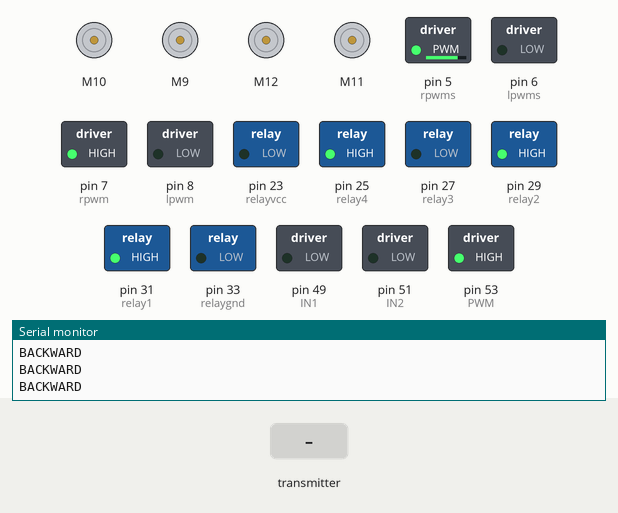
Recording of a sketch running on a simulated Arduino Mega 2560, built with avr-gcc and run on an emulated ATmega2560. On the bench: 4 × DC motor (green arrow = forward, orange = backward, longer = faster), switched loads named in the sketch (green lamp = pin HIGH), the last lines printed to the serial monitor. The test bench sets the inputs (shaded band).

Above: at 3.2 s.
3.3 s: the transmitter starts sending readChannel.5 = 1000
At 4.5 s:
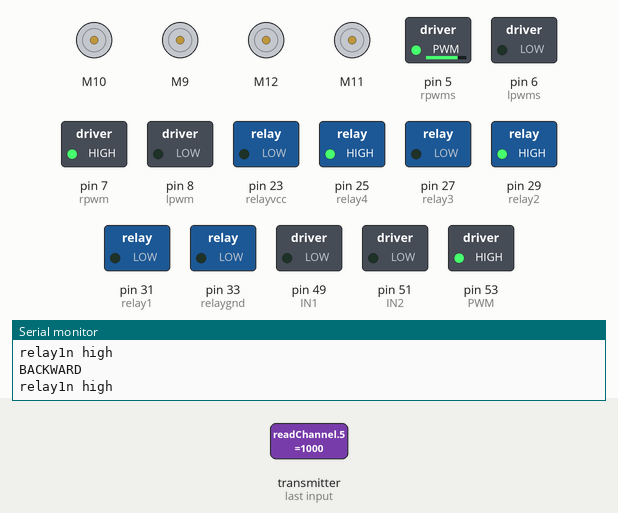
4.8 s: the transmitter starts sending readChannel.1 = 1000
At 5.4 s:
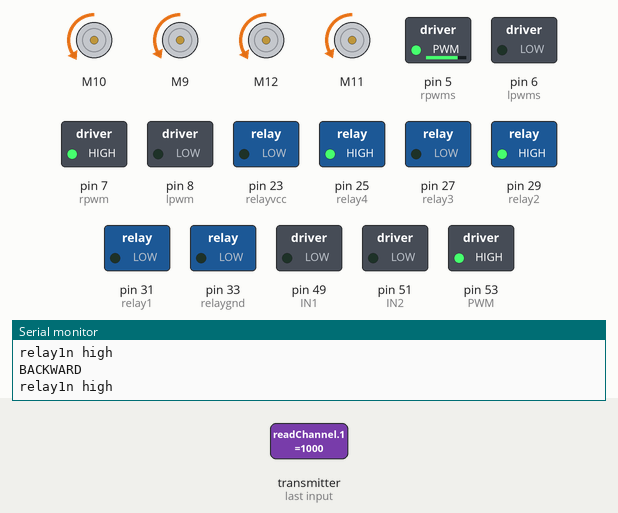
6.3 s: the transmitter starts sending readChannel.0 = 1000
At 7.3 s:
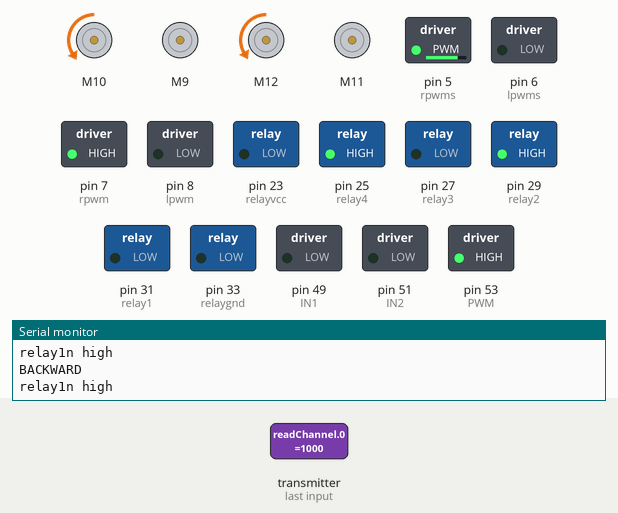
7.8 s: the transmitter starts sending readChannel.3 = 1000
At 9.0 s:
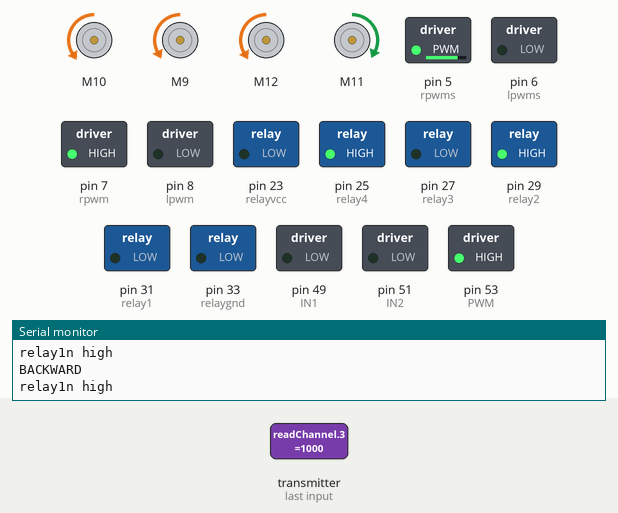
9.3 s: the transmitter starts sending readChannel.1 = 1500
At 9.8 s:
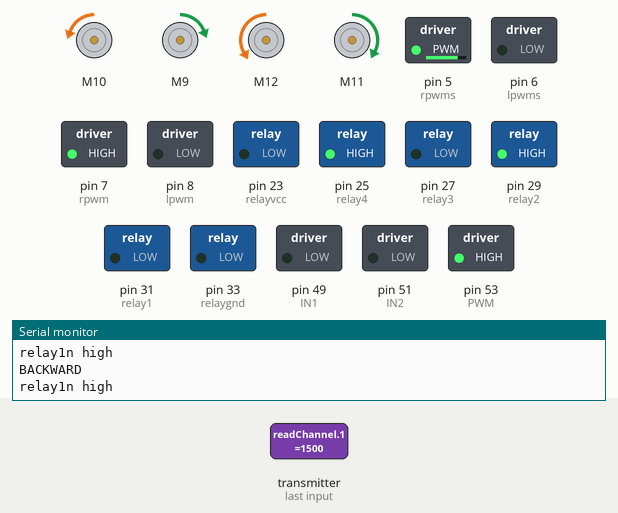
10.8 s: the transmitter starts sending readChannel.1 = 1250
At 11.6 s:
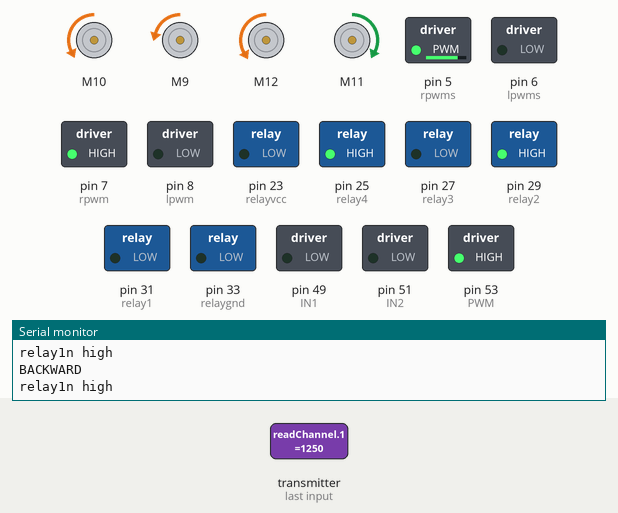
Timing chart, 0 to 13.3 s (numbered marks = the images above; inputs shaded):
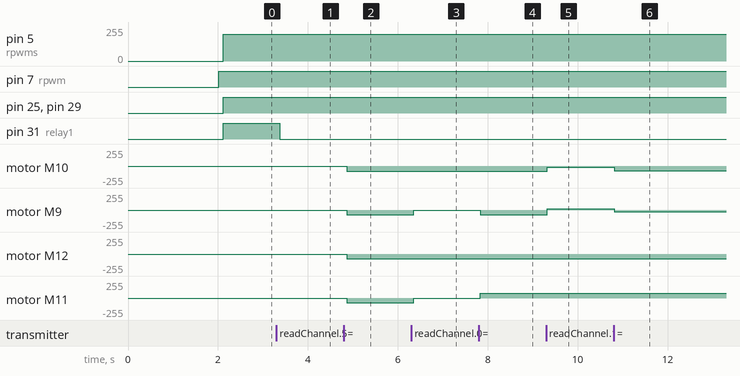

The sketch:

ER_BOT.ino
```cpp
#include "CytronMotorDriver.h"
#include <IBusBM.h>
#include <Adafruit_MPU6050.h>
#include <Adafruit_Sensor.h>
#include <Wire.h>
#define lpwm 8   //BTS for pickup
#define rpwm 7   //BTS for pickup
#define lpwms 6  //BTS for leadscrew
#define rpwms 5  //BTS for leadscrew
#define PWM 53   //FEEDING PWM
#define IN1 49
#define IN2 51
#define relayvcc 23
#define relaygnd 33
#define relay3 27
#define relay4 25
#define relay1 31
#define relay2 29
#define max_pwm1 74
#define max_pwm2 76
#define max_pwm3 72
#define max_pwm4 71
#define pick_max 255
IBusBM ibus;

//object of all motors driven by cytron

CytronMD motor1(PWM_DIR, 11, A14);
CytronMD motor2(PWM_DIR, 10, A13);
CytronMD motor3(PWM_DIR, 9, A12);
CytronMD motor4(PWM_DIR, 12, A15);

//Reading channel value from flysky

int readChannel(byte channelInput, int minLimit, int maxLimit, int defaultValue) {
  uint16_t ch = ibus.readChannel(channelInput);
  if (ch < 100) return defaultValue;
  return map(ch, 1000, 2000, minLimit, maxLimit);
}

// Read switch values from flysky

bool readSwitch(byte channelInput, bool defaultValue) {
  int intDefaultValue = (defaultValue) ? 100 : 0;
  int ch = readChannel(channelInput, 0, 100, intDefaultValue);
  return (ch > 50);
}


//DRIVE CODE TO SET MOTOR SPEED

void convert(int x, int y, int z_rotation) {

  float WHEEL_GEOMETRY = 0.550 + 0.229;  // Hight and width meters
  float WHEEL_RADIUS = 0.0785;           // radius in meters

  float front_left = (x - y - z_rotation * WHEEL_GEOMETRY) / WHEEL_RADIUS;
  float front_right = (x + y + z_rotation * WHEEL_GEOMETRY) / WHEEL_RADIUS;
  float back_left = (x + y - z_rotation * WHEEL_GEOMETRY) / WHEEL_RADIUS;
  float back_right = (x - y + z_rotation * WHEEL_GEOMETRY) / WHEEL_RADIUS;

  int front_left_ = map(constrain(front_left, -1000, 1000), -1000, 1000, -max_pwm2, max_pwm2);
  int front_right_ = map(constrain(front_right, -1000, 1000), -1000, 1000, -max_pwm3, max_pwm3);
  int back_left_ = map(constrain(back_left, -1000, 1000), -1000, 1000, -max_pwm4, max_pwm4);
  int back_right_ = map(constrain(back_right, -1000, 1000), -1000, 1000, -max_pwm1, max_pwm1);

  char output[100];
  // sprintf(output, "Wheel 1 -> %-4d Wheel 2 -> %-4d Wheel 3 -> %-4d Wheel 4 -> %-4d", front_left_, front_right_, back_left_, back_right_);
  // Serial.println(output);
  // Serial.println(String(front_left)+" "+String(front_right)+" "+String(back_left)+" "+String(back_right));
  motor2.setSpeed(front_left_);   // Motor 1 stops.
  motor3.setSpeed(front_right_);  // Motor 2 stops.
  motor4.setSpeed(back_right_);   // Motor 1 stops.
  motor1.setSpeed(back_left_);    // Motor 2 stops.
}


void setup() {
  Serial.begin(9600);
  delay(2000);
  ibus.begin(Serial1);
  digitalWrite(PWM, HIGH);
  pinMode(IN1, OUTPUT);
  pinMode(IN2, OUTPUT);
  pinMode(PWM, OUTPUT);
  pinMode(relay1, OUTPUT);
  pinMode(relay2, OUTPUT);
  pinMode(relay3, OUTPUT);
  pinMode(relay4, OUTPUT);
  pinMode(relayvcc, OUTPUT);
  pinMode(relaygnd, OUTPUT);
}
void loop() {
  int X_axis = readChannel(1, -100, 100, 0);
  int Y_axis = readChannel(0, 100, -100, 0);
  int Z_axis = readChannel(3, -100, 100, 0);

  char output_1[100];
  sprintf(output_1, "ch 1 -> %-4d ch 2 -> %-4d ch 3 -> %-4d ", X_axis, Y_axis, Z_axis);
  convert(X_axis, Y_axis, Z_axis);
  delay(10);
  int pickup = readChannel(7, -100, 100, 0);
  int hit = readChannel(8, -100, 100, 0);

  //TO PICKUP THE RINGS

  if (pickup > 0) {
    analogWrite(lpwm, pick_max);
    analogWrite(rpwm, 0);
    delay(100);
  } else if (pickup < 0) {
    analogWrite(rpwm, pick_max);
    analogWrite(lpwm, 0);
    delay(100);
  } else {
    analogWrite(lpwm, 0);
    analogWrite(rpwm, 0);
  }

  //FEEDING

  if (hit > 0) {
    digitalWrite(IN1, HIGH);
    digitalWrite(IN2, LOW);
    delay(800);
    digitalWrite(IN1, LOW);
    digitalWrite(IN2, HIGH);
    delay(600);
  } else {
    digitalWrite(IN1, LOW);
    digitalWrite(IN2, LOW);
  }


  int Shoot = readChannel(5, -100, 100, 0);
  int leadscrew = readChannel(6, -100, 100, 0);
  int ch3 = readChannel(9, -100, 100, 0);

  //LEADSCREW

  if (leadscrew > 0) {
    forward();
    Serial.println("FORWARD");
  } else if (leadscrew < 0) {
    backward();
    Serial.println("BACKWARD");
  } else if (leadscrew == 0) {
    stop();
    Serial.println("STOP");
  }

  //RELAY SWITCH TO SHOOT THE RINGS

  if (Shoot > 0) {
    Serial.println("relay2n high");
    digitalWrite(relay1, HIGH);
    digitalWrite(relay2, LOW);
  } else if (Shoot < 0) {
    Serial.println("relay1n high");
    digitalWrite(relay1, LOW);
    digitalWrite(relay2, HIGH);
  } else if (Shoot == 0) {
    digitalWrite(relay1, HIGH);
    digitalWrite(relay2, HIGH);
  }

  // RELAY SWITCH TO BRING THE SCOOP TOGETHER

  if (ch3 > 0) {
    digitalWrite(relay3, HIGH);
    digitalWrite(relay4, LOW);
  } else if (ch3 < 0) {
    digitalWrite(relay3, LOW);
    digitalWrite(relay4, HIGH);
  } else if (ch3 == 0) {
    digitalWrite(relay3, HIGH);
    digitalWrite(relay4, HIGH);
  }
}

//LEADSCREW BTS FUNCTIONS

void forward() {
  analogWrite(rpwms, 0);
  analogWrite(lpwms, 200);
}
void backward() {
  analogWrite(lpwms, 0);
  analogWrite(rpwms, 200);
}
void stop() {
  analogWrite(lpwms, 0);
  analogWrite(rpwms, 0);
}
```

Measured:
- after the input at 3.3 s, pin 31 (relay1): HIGH → LOW after 0.08 s
- after the input at 4.8 s, motor M10: stopped → backward 76/255 after 0.06 s; motor M9: stopped → backward 72/255 after 0.06 s; motor M12: stopped → backward 74/255 after 0.06 s; motor M11: stopped → backward 71/255 after 0.06 s
- after the input at 6.3 s, motor M9: backward 72/255 → stopped after 0.05 s; motor M11: backward 71/255 → stopped after 0.05 s
- after the input at 7.8 s, motor M9: stopped → backward 72/255 at once; motor M11: stopped → forward 70/255 at once
- after the input at 9.3 s, motor M10: backward 76/255 → backward 22/255 at once; motor M9: backward 72/255 → forward 20/255 at once; motor M11: forward 70/255 → forward 71/255 at once
- after the input at 10.8 s, motor M10: backward 22/255 → backward 70/255 at once; motor M9: forward 20/255 → backward 26/255 at once
